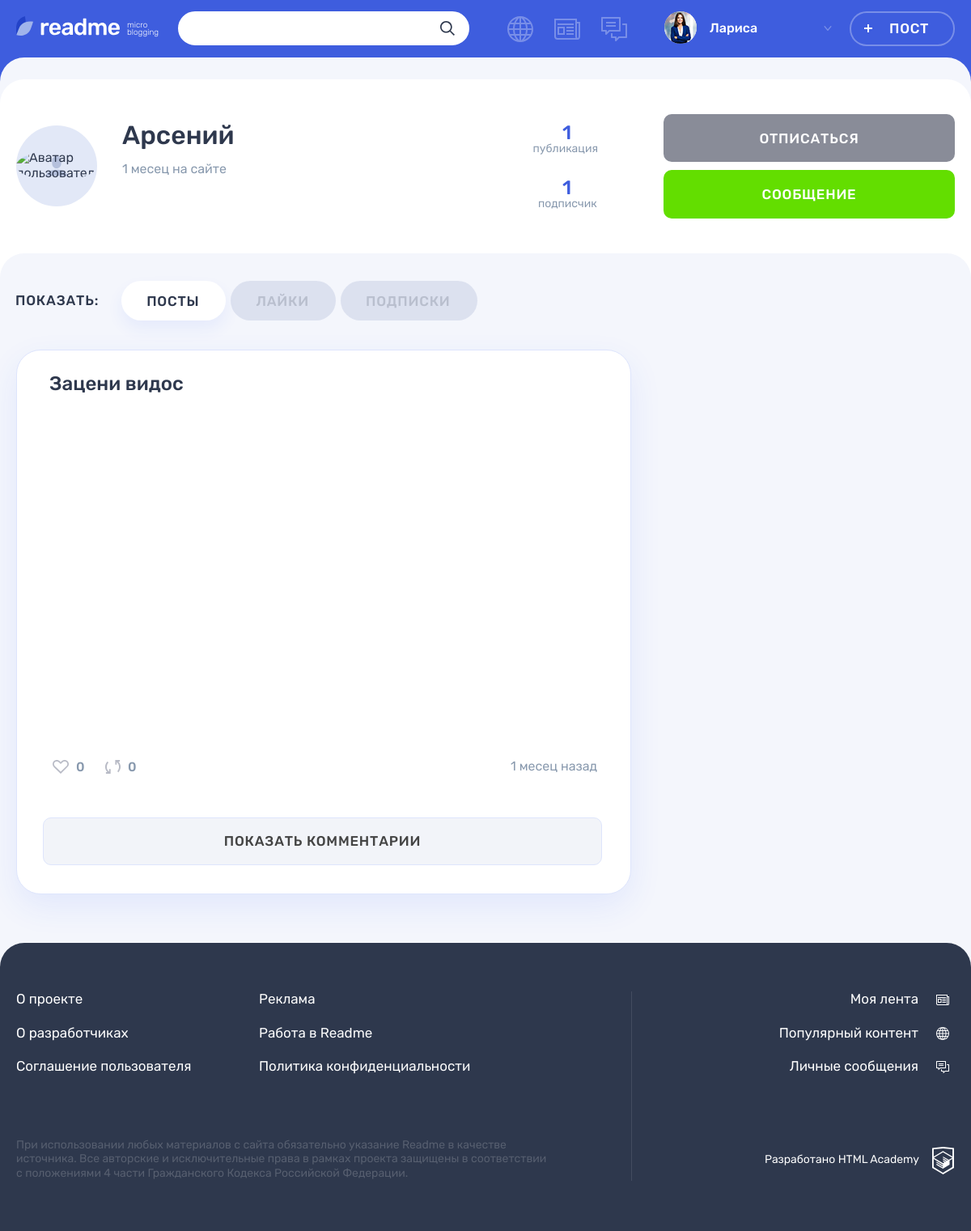
Screenshot of /profile.php?user_id=4&active_tab=posts (signed in) with the database file from the repository.
### tables this page shows
CREATE TABLE users (
id INT UNSIGNED AUTO_INCREMENT PRIMARY KEY,
registration_date TIMESTAMP DEFAULT CURRENT_TIMESTAMP,
email VARCHAR(128) NOT NULL UNIQUE,
login VARCHAR(128) NOT NULL UNIQUE,
password VARCHAR(128) NOT NULL,
avatar VARCHAR(128) NOT NULL
);

CREATE TABLE posts (
  id INT UNSIGNED AUTO_INCREMENT PRIMARY KEY,
  post_date TIMESTAMP DEFAULT CURRENT_TIMESTAMP,
  title VARCHAR(128) NOT NULL,
  content_text VARCHAR(512) NULL,
  quote_author VARCHAR(128) NULL,
  img VARCHAR(128) NULL,
  video VARCHAR(128) NULL,
  link VARCHAR(256) NULL,
  views INT UNSIGNED NULL,
  
  user_id INT UNSIGNED NOT NULL,
  type_id INT UNSIGNED  NOT NULL,
  original_author_id INT UNSIGNED NULL,
  original_id INT UNSIGNED NULL
);

### db_requests.php (called while the page is built, shortened)
<?php
function get_data($link, $sql)
{
    $result = mysqli_query($link, $sql);
    $result = mysqli_fetch_all($result, MYSQLI_ASSOC);
    return $result;
}
function get_post_comments($link, $post_id)
{
    $sql = "SELECT com.*, u.login AS author, u.avatar
    FROM comments com
    JOIN posts p ON p.id = com.post_id
    JOIN users u ON u.id = com.user_id
    WHERE com.post_id = $post_id
    ORDER BY comment_date DESC";
    return get_data($link, $sql);
}
function get_posts_by_author_id($link, $author_id)
{
    $sql = "SELECT DISTINCT p.*, u.login AS author_login, ct.icon_type AS type, u.avatar,
    IFNULL((SELECT COUNT(*) FROM likes l WHERE l.post_id = p.id), 0) AS likes,
    IFNULL((SELECT COUNT(*) FROM comments com WHERE com.post_id = p.id), 0) AS comments_count,
    IFNULL((SELECT COUNT(*) FROM posts post WHERE post.original_id = p.id), 0) AS reposts,
    post.post_date AS original_date, us.login AS original_author_name, us.avatar AS original_author_avatar
    FROM posts p
    JOIN users u ON u.id = p.user_id
    JOIN content_type ct ON ct.id = p.type_id
    LEFT JOIN users us ON us.id = p.original_author_id
    LEFT JOIN posts post ON post.id = p.original_id
    WHERE p.user_id = $author_id
    ORDER BY p.post_date DESC";
    return get_data($link, $sql);
}
function get_profile_data($link, $profile_id, $user_id)
{
    $sql = "SELECT DISTINCT u.id, u.login, u.avatar, IFNULL(COUNT(p.user_id), 0) AS user_posts,
    u.registration_date,
    IFNULL((SELEct COUNT(*) FROM subscriptions sub WHERE sub.userto_id = u.id), 0) AS user_subs,
    IFNULL((SELEct COUNT(*) FROM subscriptions subs WHERE subs.userto_id = u.id AND subs.user_id = $user_id), 0) AS is_subscribed
    FROM users u
    JOIN posts p ON p.user_id = u.id
    WHERE u.id = $profile_id";
    return get_data($link, $sql)[0];
}
function get_hashtags_for_post($link, $post_id)
{
    $sql = "SELECT h.id, h.title
    FROM hashtags h
    JOIN hashtags_posts hp ON hp.tag_id = h.id
    WHERE hp.post_id = $post_id";
    return get_data($link, $sql);
}

### templates/profile/profile-posts.php (the view, shortened to what this page needs)
<section class="profile__posts tabs__content tabs__content--active">
  <?php foreach ($posts as $post) : ?>
    <article class="profile__post post post-<?= $post['type'] ?>">
      <div class="post__main">
        <h2><a href="post.php?post_id=<?= $post['id'] ?>"><?= anti_xss($post['title']) ?></a></h2>
        <div class="post__main">
          <?php if ($post['type'] === 'photo') : ?>
            <div class="post-photo__image-wrapper">
              <img src="uploads/<?= anti_xss($post['img']) ?>" alt="Фото от пользователя" width="760" height="396">
            </div>
          <?php elseif ($post['type'] === 'video') : ?>
            <div class="post-video__block">
              <div class="post-video__preview">
                <?= embed_youtube_video($post['video']); ?>
              </div>
            <?php elseif ($post['type'] === 'text') : ?>
              <?= crop_text(anti_xss($post['content_text']), $post['id']) ?>
            <?php endif ?>
            </div>
            <footer class="post__footer">
              <div class="post__indicators">
                <div class="post__buttons">
                  <a class="post__indicator post__indicator--likes button" href="like.php?post_id=<?= $post['id'] ?>" title="Лайк">
                    <svg class="post__indicator-icon" width="20" height="17">
                      <use xlink:href="#icon-heart"></use>
                    </svg>
                    <span><?= $post['likes'] ?></span>
                  </a>
                  <a class="post__indicator post__indicator--repost button" href="repost.php?post_id=<?=$post['id']?>" title="Репост">
                    <svg class="post__indicator-icon" width="19" height="17">
                      <use xlink:href="#icon-repost"></use>
                    </svg>
                    <span><?= $post['reposts'] ?></span>
                  </a>
                </div>
                <?php $post_date = new DateTime($post['post_date']); ?>
                <time class="post__time" title="<?= $post_date->format('d.m.Y H:i') ?>" datetime="<?= $post_date->format('Y-m-d H:i:s') ?>"><?= time_ago($post_date) ?></time>
              </div>
            </footer>
            <div class="comments">
              <a class="comments__button button <?= ($comments_for_id === $post['id']) ? "visually-hidden" : ""; ?>" href="profile.php?comments_for=<?= $post['id'] ?>#post-<?= $post['id'] ?>">Показать комментарии</a>
    </article>
  <?php endforeach ?>

### helpers.php (shortened to what this page needs)
<?php
function embed_youtube_video($youtube_url)
{
    $res = "";
    $id = extract_youtube_id($youtube_url);
    if ($id) {
        $src = "https://www.youtube.com/embed/" . $id;
        $res = '<iframe width="760" height="400" allowfullscreen src="' . $src . '" frameborder="0"></iframe>';
    }
    return $res;
}
function extract_youtube_id($youtube_url)
{
    $id = false;
    $parts = parse_url($youtube_url);
    if ($parts) {
        $parts['path'] = $parts['path'] ?? NULL;
        if ($parts['path'] == '/watch') {
            $parts['query'] = $parts['query'] ?? NULL;
            parse_str($parts['query'], $vars);
            $id = $vars['v'] ?? null;
        } else {
            if ($parts['host'] == 'youtu.be') {
                $id = substr($parts['path'], 1);
            }
        }
    }
    return $id;
}

### templates/profile-template.php (shortened to what this page needs)
<div class="profile profile--default">
  <div class="profile__user-wrapper">
    <div class="profile__user user container">
      <div class="profile__user-info user__info">
        <div class="profile__avatar user__avatar">
          <img class="profile__picture user__picture" width="100px" src="userpics/<?= $profile_info['avatar'] ?>" alt="Аватар пользователя">
        </div>
        <div class="profile__name-wrapper user__name-wrapper">
          <span class="profile__name user__name"><?= get_profile_name_with_br($profile_info['login']) ?></span>
          <?php $profile__registration_date = new DateTime($profile_info['registration_date']); ?>
          <time class="profile__user-time user__time" title="<?= $profile__registration_date->format('d.m.Y H:i') ?>" datetime="<?= $profile__registration_date->format('Y-m-d H:i:s') ?>"><?= time_ago($profile__registration_date, " на сайте") ?></time>
        </div>
      </div>
      <div class="profile__rating user__rating">
        <p class="profile__rating-item user__rating-item user__rating-item--publications">
          <span class="user__rating-amount"><?= $profile_info['user_posts'] ?></span>
          <span class="profile__rating-text user__rating-text"><?= plural_form($profile_info['user_posts'],  array('публикация', 'публикации', 'публикаций')) ?></span>
        </p>
        <p class="profile__rating-item user__rating-item user__rating-item--subscribers">
          <span class="user__rating-amount"><?= $profile_info['user_subs'] ?></span>
          <span class="profile__rating-text user__rating-text"><?= plural_form($profile_info['user_subs'],  array('подписчик', 'подписчика', 'подписчиков')) ?></span>
        </p>
      </div>
      <div class="profile__user-buttons user__buttons">
        <?php if ((int) $profile_info['is_subscribed'] === 1) : ?>
          <a class="profile__user-button user__button user__button--subscription button button--main button--quartz" href="subscription.php?user_id=<?= $profile_info['id'] ?>">Отписаться</a>
          <a class="profile__user-button user__button user__button--writing button button--green" href="messages.php?receiver_id=<?= $profile_info['id'] ?>">Сообщение</a>
          <?php elseif ($profile_info['id'] === $user_data['id']) : ?>
            <a class="profile__user-button user__button user__button--subscription button button--main" style="background-color:limegreen;" type="button">Это ваш профиль</a>
          <?php else : ?>
          <a class="profile__user-button user__button user__button--subscription button button--main" href="subscription.php?user_id=<?= $profile_info['id'] ?>">Подписаться</a>
        <?php endif ?>
      </div>
    </div>
  </div>
  <div class="profile__tabs-wrapper tabs">
    <div class="container">
      <div class="profile__tabs filters">
        <b class="profile__tabs-caption filters__caption">Показать:</b>
        <ul class="profile__tabs-list filters__list tabs__list">
          <li class="profile__tabs-item filters__item">
            <a class="profile__tabs-link filters__button tabs__item <?= ($active_tab === 'posts') ? 'filters__button--active tabs__item--active button' : "" ;?>" href="profile.php?active_tab=posts">Посты</a>
          </li>
          <li class="profile__tabs-item filters__item">
            <a class="profile__tabs-link filters__button tabs__item button <?= ($active_tab === 'likes') ? 'filters__button--active tabs__item--active button' : "" ;?>" href="profile.php?active_tab=likes">Лайки</a>
          </li>
          <li class="profile__tabs-item filters__item">
            <a class="profile__tabs-link filters__button tabs__item button <?= ($active_tab === 'subscriptions') ? 'filters__button--active tabs__item--active button' : "" ;?>" href="profile.php?active_tab=subscriptions">Подписки</a>
          </li>
        </ul>
      </div>
      <div class="profile__tab-content">
        <?=$profile_tab ?>
      </div>
    </div>
  </div>
</div>

### functions.php (shortened to what this page needs)
<?php
function include_template($name, $data)
{
    $name = 'templates/' . $name;
    extract($data);
    require $name;
    $result = ob_get_clean();
    return $result;
}
function anti_xss($user_content)
{
    return htmlspecialchars($user_content, ENT_QUOTES);
}
function time_ago($post_upload_time, $ago_text =" назад")
{
    $current_time = new DateTime('now');
    $interval = $post_upload_time->diff($current_time);
    $months = $interval->format('%m');
    $days = $interval->format('%d');
    $hours = $interval->format('%H');
    $minutes = $interval->format('%i');
    $years = $interval->format('%Y');
    $ago = 0;
    if ($years != 0) {
        $years = floor($years);
        $ago = $years . ' ' . plural_form($years, array('год', 'года', 'лет')) . $ago_text;
    } elseif ($months != 0) {
        $months = floor($months);
        $ago = $months . ' ' . plural_form($months, array('месец', 'месеца', 'месецев')) . $ago_text;
    } elseif ($days > 7 && $days < 35) {
        $week = floor($days / 7);
        $ago = $week . ' ' . plural_form($week, array('неделю', 'недели', 'недель')) . $ago_text;
    } elseif ($days != 0) {
        $ago = $days . ' ' . plural_form($days, array('день', 'дня', 'дней')) . $ago_text;
    } elseif ($hours != 0) {
        $hours = floor($hours);
        $ago = $hours . ' ' . plural_form($hours, array('час', 'часа', 'часов')) . $ago_text;
    } elseif ($minutes != 0) {
        $ago = $minutes . ' ' . plural_form($minutes, array('минуту', 'минуты', 'минут')) . $ago_text;
    } else {
        $ago = 'меньше минуты назад';
    }
    return $ago;
}
function plural_form($n, $forms)
{
    return $n % 10 == 1 && $n % 100 != 11 ? $forms[0] : ($n % 10 >= 2 && $n % 10 <= 4 && ($n % 100 < 10 || $n % 100 >= 20) ? $forms[1] : $forms[2]);
}
function get_profile_name_with_br($name)
{
    return implode('<br>', explode(" ", $name));
}

### rows the page displays
users: login "Арсений", registration_date "1 месец на сайте"
posts: title "Зацени видос", likes "0", reposts "0", post_date "1 месец назад"

### other values shown
$user_data['login'] "Лариса"
$profile_info['user_posts'] "1"
$profile_info['user_subs'] "1"
